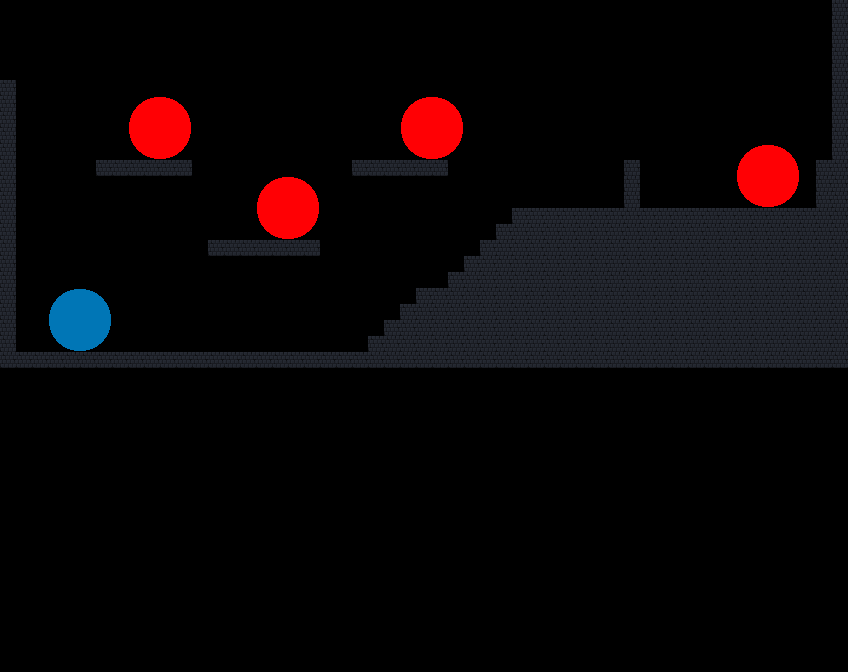

This game map was drawn from its Tiled (.tmx) file and the tilesets committed beside it. A one-line description and the trimmed map source follow:
An orthogonal 53x42 tile map with 16x16 px tiles, 2 tile layers (Blocks, Spawners), 2 tilesets.

<map version="1.10" tiledversion="1.10.0" orientation="orthogonal" renderorder="right-down" width="53" height="42" tilewidth="16" tileheight="16" infinite="0" nextlayerid="3" nextobjectid="1">
 <tileset firstgid="1" source="../tilesets/map.tsx" />
 <tileset firstgid="2" source="../tilesets/spawners.tsx" />
 <layer id="1" name="Blocks" width="53" height="42">
  <data>[2226 cells, 337 non-empty, 1 distinct tile ids]</data>
 </layer>
 <layer id="2" name="Spawners" width="53" height="42">
  <data>[2226 cells, 5 non-empty, 2 distinct tile ids]</data>
 </layer>
</map>
